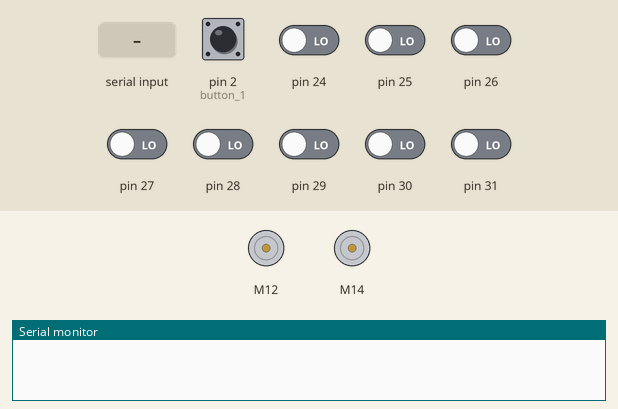
Recording of a sketch running on a simulated Arduino Mega 2560, built with avr-gcc and run on an emulated ATmega2560. Shown: 2 × DC motor (green arrow = forward, orange = backward, longer = faster), the last lines printed to the serial monitor. The inputs (shaded band) are chosen by the test bench; at power-on: pin 2 (button_1) HIGH, pin 24–31 LOW. EEPROM starts erased.

Above: at 14.8 s.
14.9 s: "-\n" received over Serial
17.9 s: "+\n" received over Serial
20.9 s: pin 2 (button_1) pulled LOW for 0.15 s
At 21.5 s:
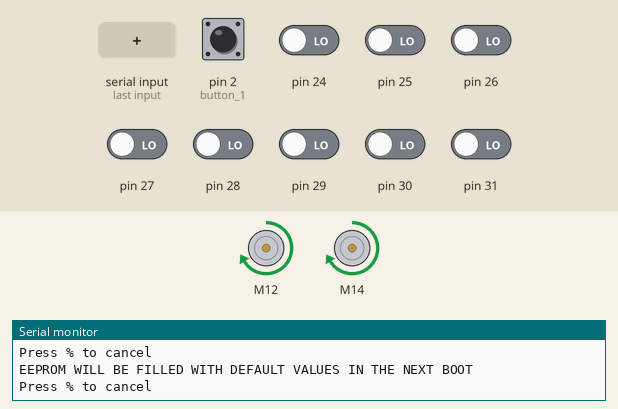
23.6 s: "%\n" received over Serial
25.1 s: "S90\n" received over Serial
26.6 s: pin 2 (button_1) pulled LOW for 1 s
At 28.2 s:
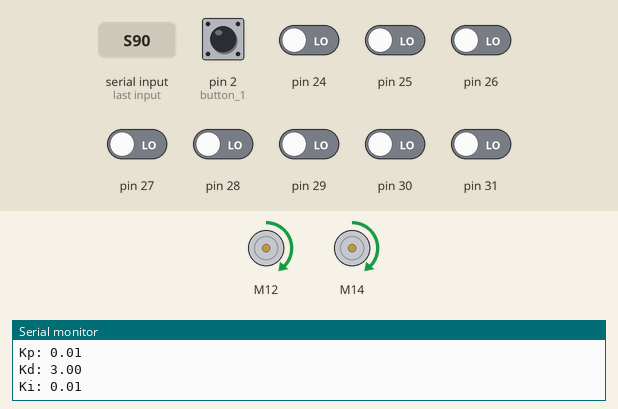
Timing chart, 0 to 30.2 s (numbered marks = the images above; inputs shaded):
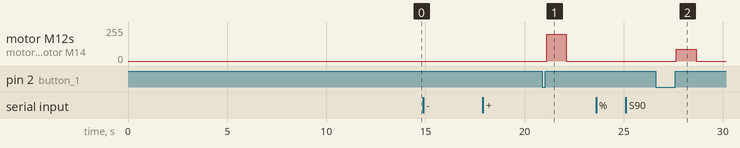

Measured:
- after the input at 14.9 s, every drawn part: stays the same
- after the input at 20.9 s, motor M12, motor M14: stopped → forward 200/255 after 0.21 s, → stopped 1.0 s later
- after the input at 26.6 s, motor M12, motor M14: stopped → forward 90/255 after 1.1 s, → stopped 1.0 s later

The sketch:

LTBR-Z17.ino
```cpp
//****************  Line Follower robot LTBR-Z17 by J. Alberto Babío Pérez  ****************//
//                            PID based control algorithm                                   //
//   Pololu 10:1 micro motor, Pololu Qtr8rc, TB6612FNG, Atmega 1284P(Mightycore)            //
//   REFERENCES:                                                                            //
//   https://www.pololu.com/docs/0J19/all                                                   //
//   https://www.arduino.cc/en/Reference/EEPROM                                             //
//   https://forum.pololu.com/t/qtr-calibration-values-from-eeprom/6823                     //
//   http://www.arduino.cc/en/Tutorial/BlinkWithoutDelay                                    //
//   http://www.arduino.cc/en/Tutorial/Debounce                                             //
//   https://www.thorlabs.com/tutorials.cfm?tabID=5dfca308-d07e-46c9-baa0-4defc5c40c3e      //
//   https://www.arduino.cc/en/Tutorial/SwitchCase2                                         //
//   http://wiki.makespacemadrid.org/index.php?title=M%C3%B3dulo_HM-10
//******************************************************************************************//

#include <QTRSensors.h>
#include <SparkFun_TB6612.h>
#include <EEPROM.h>
#include "HAL.h"

// Track Settings
int line_type = 0;                    // 0 for black line, 1 for white line

// Setup Flags
bool clrEEPROM;                 // HIGH to clear EEPROM memory, Readed from EEPROM in setup()
bool fillEEPROM;                // HIGH to fill the EEPROM with default values, Readed from EEPROM in setup()
bool bootMode = LOW;            // flag to trigger qtr calibration or use EEPROM values.

// Qtr8 global Variables
unsigned int sensorValues[NUM_SENSORS];
unsigned int position;

// PID gain and speed valuesalues are extracted from EEPROM in setup()
int maxSpeed;                         // Speed setting, (MAX 255)
float Kp;                             // Proportional Gain
float Kd;                             // Derivative Gain
float Ki;                             // Integral Gain

unsigned long GoneOutOfTrackMillis;   // Variable to store millis() value when the bot goes out of track.
void setup()
{
  Serial.begin(9600);
  delay(100);
  pinMode(led1, OUTPUT);
  pinMode(led2, OUTPUT);
  pinMode(button_1, INPUT_PULLUP);
  ReadStartUpFlagsFromEEPROM ();
  EraseEEPROM ();                     // Checks clrEEPROM flag & clears EEPROM if needed.
  ResetPIDGains();                    // Checks fillEEPROM flag & fills EEPROM with default values if needed.
  ReadPIDGainsFromEEPROM ();          // Recovers PID gains from EEPROM at start.
  ToggleLED (HIGH, HIGH);             // Both LEDs ON: calibration can be started pressing the buton.
  BootMode ();                        // Normal boot restoring parameters from EEPROM or calibration mode.
  SerialPrintPIDParameters(LOW);      // Shows current PID parameters (LOW parameter)
  WaitForStart();                     // Wait for the button to be pressed to start line tracking.
}

void loop() {
  BlinkLED(22, 200);                  // LEDs swing at 200ms. bot is tracing the line.
  PauseCheck();                       // Check button presses
  pid(maxSpeed, Kp, Ki, Kd);          // PID function call
  GoneOutOfTrackMillis = millis();    // millis() value when the bot gone out for timeout calculation.
  OutOfTrack();                       // Out of track function call
}
```

Buttons.ino
```cpp
bool CheckButton(int buttonPin){                  // Takes a pin number as parameter and returns a boolean. (HIGH: button pressed)
  static unsigned long lastDebounceTime = 0;      // the last time the output pin was toggled, static type to have global lifetime
  static unsigned long debounceDelay = 50;        // the debounce time; increase if the output flickers, static type to have global lifetime
  static bool buttonState;                        // Reading from the button pin, static type to have global lifetime.
  static bool lastButtonState;                    // The previous reading from the button pin, static type to have global lifetime
  bool buttonPressed = LOW;                       // Variable which value is returned by the function.
  bool reading = digitalRead(buttonPin);          // read the state of the switch

  if (reading != lastButtonState) {               // If the switch changed, due to noise or pressing:
    lastDebounceTime = millis();                  // reset the debouncing timer
  }
  if ((millis() - lastDebounceTime) > debounceDelay) {  // current button state has been there longer than debounce delay, take it as current state.
    if (reading != buttonState) {                 // if the button state has changed:
      buttonState = reading;
      if (buttonState == HIGH) {                  // only toggle if the new button state is HIGH
        buttonPressed = !buttonPressed;
      }
    }
  }
  lastButtonState = reading;                      // save the reading.  Next time through the loop,
  return buttonPressed;
}
```

Calibration.ino
```cpp
void SensorCalibration(){
  for (int i = 0; i < 100; i++)         // Calibration routine
  {                                     // To perform calibration you should sense dark surface then light surface
    BlinkLED(1, 50);                    // Blink LED1 at 50ms to indicate it's in QTR calibration mode.
    qtrrc.calibrate();                  // Sensor calibration
    delay (40);
  }
      ShowCalibration(LOW);
      SaveQTRCalibrationToEEPROM();
}
```

EEPROM.ino
```cpp
void EraseEEPROM (){
  if (clrEEPROM == HIGH){           // Clears the EEPROM if commanded.
    for ( int i = 0 ; i < EEPROM.length() ; i++ ){
      EEPROM.write(i, 0);
      BlinkLED(22, 50);
    }
    ToggleLED (LOW, LOW);           // turn the LEDs off when we're done
    clrEEPROM = LOW;                //Set clrEEPROM to LOW to avoid erasing it in the next boot.
    SaveStartUpFlagsToEEPROM();
  }
}

void ResetPIDGains(){
  if (fillEEPROM == HIGH){          // Fills EEPROM with default PID values if commanded.
    int default_maxSpeed = 200;
    float default_Kp = 0.01;
    float default_Kd = 3.00;
    float default_Ki = 0.01;
    EEPROM.put(0, default_maxSpeed);
    EEPROM.put(4, default_Kp);
    EEPROM.put(8, default_Kd);
    EEPROM.put(12, default_Ki);
    fillEEPROM = LOW;                //Set fillEEPROM to LOW to avoid filling it in the next boot.
    SaveStartUpFlagsToEEPROM();
  }
}

void SavePIDGainsToEEPROM (){
  EEPROM.put(0, maxSpeed);                            // maxSpeed as an int, only needs 2 bytes but I've reserved 4 just in case I change type.
  EEPROM.put(4, Kp);                                  // 4 bytes reserved cause it's a float
  EEPROM.put(8, Kd);                                  // 4 bytes reserved cause it's a float
  EEPROM.put(12, Ki);                                 // 4 bytes reserved cause it's a float
}

void ReadPIDGainsFromEEPROM (){
  EEPROM.get(0, maxSpeed);                            //maxSpeed as an int, only needs 2 bytes but I've reserved 4 just in case I change type.
  EEPROM.get(4, Kp);                                  // 4 bytes reserved cause it's a float
  EEPROM.get(8, Kd);                                  // 4 bytes reserved cause it's a float
  EEPROM.get(12, Ki);                                 // 4 bytes reserved cause it's a float
}

 void SaveQTRCalibrationToEEPROM(){
  int a = 16;                                         //Starting memory address, From 0 to 15 are used by PID gains.
  for (int i = 0; i < NUM_SENSORS; i++)
  {
    EEPROM.put(a, qtrrc.calibratedMinimumOn[i]);      // Store calibratedMinimumOn[i] to eeprom
    a = a + 2;                                        // Add 2 to memory address (each int takes 2 Bytes of EEPROM)
  }
  for (int i = 0; i < NUM_SENSORS; i++)
  {
    EEPROM.put(a, qtrrc.calibratedMaximumOn[i]);      // Store calibratedMaximumOn[i] to eeprom
    a = a + 2;                                        // "a" Keeps increasing with each value stored (each int takes 2 Bytes of EEPROM)
  }
}

void ReadQTRCalibrationFromEEPROM (){
  int a = 16;                                         //Start memory address, From 0 to 15 are used by PID gains and from 16 to 30 by QTR calibration
  qtrrc.calibrate();
  for (int i = 0; i < NUM_SENSORS; i++)
  {
    EEPROM.get(a, qtrrc.calibratedMinimumOn[i]);      // Read calibratedMaximumOn[i] from eeprom
    a = a + 2;                                        // Add 2 to memory address (each int takes 2 Bytes of EEPROM)
  }
  for (int i = 0; i < NUM_SENSORS; i++)
  {
    EEPROM.get(a, qtrrc.calibratedMaximumOn[i]);      // Read calibratedMaximumOn[i] from eeprom
    a = a + 2;                                        // "a" Keeps increasing with each value readed (each int takes 2 Bytes of EEPROM)
  }
  ShowCalibration(HIGH);
}

void SaveStartUpFlagsToEEPROM (){
  EEPROM.put(32, clrEEPROM);                                  // 1 byte reserved cause it's a boolean
  EEPROM.put(33, fillEEPROM);                                  // 1 byte reserved cause it's a boolean
}

void ReadStartUpFlagsFromEEPROM (){
  EEPROM.get(32, clrEEPROM);                                  // 1 byte reserved cause it's a boolean
  EEPROM.get(33, fillEEPROM);                                  // 1 byte reserved cause it's a boolean
}
```

General_Purpose.ino
```cpp
void BootMode (){                                 // Normal boot restoring parameters from EEPROM or calibration mode.
  for (int i=0 ; i<1000 ; i++){
  delay(4);                                       // delay 4ms * 1000 iterations = 4 segs waiting for calling calibration.
    if(CheckButton(button_1) == HIGH){            // if button pressed
      SensorCalibration();                        // Performs the calibration of Qtr8RC Sensor and shows it.
      i = 999;                                    // Sets i to 999 to exit the loop without waiting.
    } else {
      if (i == 999){                              // If we reach the last iteration without calling the calibration.
        ReadQTRCalibrationFromEEPROM ();          // Restore the calibration of Qtr8RC Sensor from EEPROM.
      }
    }
  }
}

void WaitForStart(){                              // Wait for the button to be pressed to exit setup() and start loop()
  ToggleLED (LOW, HIGH);                          // LED1 off: calibration ended/parameters restored | LED2 on: Robot ready to start.
  while(true){                                    // Infinite loop
    ReadSerialCommands ();                        // Check for commands through serial interface.
    if(CheckButton(button_1) == HIGH){            // Check if the button was pressed
      ToggleLED (LOW, LOW);                       // Reset LEDs.
      break;                                      // Break the infinite loop & go to main loop()
    }
  }
}

void PauseCheck(){                                // Check if the pause button is pressed during loop()
  if(CheckButton(button_1) == HIGH){              // Check if we should be paused (pause button presed)
    Pause();                                      // Pause the bot and wait for user input.
  }
}


void Pause(){                                     // Pause the bot and wait for user input.
  brake(motor1, motor2);                          // Stop motors. If not stopped here, they'll continue running at last speed set.
  SerialPrintPIDParameters(LOW);                  // Print current PID Parameters.
  while (CheckButton(button_1) == LOW) {          // Wait for the resume button to be pressed.
    BlinkLED(11, 200);                            // Blink both LEDs simultaniously at 200ms to indicate it's in pause mode.
    ReadSerialCommands ();                        // Check for commands through serial interface.
  }
}
```

LED_Control.ino
```cpp
void ToggleLED(bool led1State, bool led2State){
  digitalWrite(led1, led1State);
  digitalWrite(led2, led2State);
}

void BlinkLED(int blinkMode, int blinkInterval){
  static bool led1State = LOW;                              // LED 1 state holder, static type to have global lifetime
  static bool led2State = LOW;                              // LED 2 state holder, static type to have global lifetime
  static unsigned long previousMillis = 0;                  // Last time LEDs were updated, static type to have global lifetime
  unsigned long currentMillis = millis();
  if (currentMillis - previousMillis >= blinkInterval) {
    previousMillis = currentMillis;                         // save the last time you blinked the LED
    switch (blinkMode) {
      case 1:    // 1: Blink LED1
        if (led1State == LOW) {
          led1State = HIGH;
        } else {
          led1State = LOW;
        }
        led2State = LOW;
        break;
      case 2:    // 2: Blink LED2
        led1State = LOW;
        if (led2State == LOW) {
          led2State = HIGH;
        } else {
          led2State = LOW;
        }
        break;
      case 11:    // 11: Blink LED1 & LED2 simultanuously
        if (led1State == LOW) {
          led1State = HIGH;
          led2State = HIGH;
        } else {
          led1State = LOW;
          led2State = LOW;
        }
        break;
      case 22:    // 22: Blink LED1 & LED2 alternatively
        if (led1State == LOW) {
          led1State = HIGH;
          led2State = LOW;
        } else {
          led1State = LOW;
          led2State = HIGH;
        }
        break;
    }
    ToggleLED (led1State, led2State);
  }
}
```

Motion_Control.ino
```cpp
 void pid(int maxSpeed, float Kp, float Ki, float Kd){
  static int  derivative=0, proportional=0, integral=0, pwm_output=0;  // Variables for PID, static type to have global lifetime
  static int error[6] = { 0,0,0,0,0,0 };                               // Last 6 proportional values to calculate Integral value, static type to have global lifetime
  int i = 0;                                                        // Generic counter.
  position = qtrrc.readLine(sensorValues, QTR_EMITTERS_ON, (line_type));
  proportional = (position) - CENTER_POINT;                         // Obtaining the proportional value (error)
  for ( i = 0 ; i < 6 ; i++ ){
    integral += error[i];                                           // Sum last 6 errors to calculate "integral" value.
  }
  derivative = (proportional - error[0]);                           //Obtain derivative value (error[0] contains last proportional value)
  pwm_output =( proportional * Kp ) + ( derivative * Kd ) + (integral*Ki);

  if ( pwm_output > maxSpeed )   pwm_output = maxSpeed;             // Limit positive PWM output to maxSpeed
  if ( pwm_output < -maxSpeed )  pwm_output = -maxSpeed;            // Limit negative PWM output to -maxSpeed

  if (pwm_output < 0) {
  motor1.drive(maxSpeed);
  motor2.drive(maxSpeed+pwm_output);
  }

  if (pwm_output >0) {
    motor1.drive(maxSpeed-pwm_output);
    motor2.drive(maxSpeed);
  }
 // Preparation for next run
  for ( i = 5 ; i > 0 ; i-- ) {
    error[i] = error[i - 1];                                        // Shift all errors one position up, discarding oldest one.
  }
  error[0] = proportional;                                          // Add the last proportional value (error) as "error[0]"
  integral= 0;                                                      // Set "integral" to 0
}

void OutOfTrack(){                                                  // Contingency routine to find the line if it was lost.
  bool outOfTrackFlag;
  unsigned long timeoutInterval = 1000;                             // Timeout (in millisenconds) to search for the line.
  unsigned long timeoutCurrentMillis;                               // Current millis()for timeout calculation.
  int threshold = 700;
  position = qtrrc.readLine(sensorValues, QTR_EMITTERS_ON, (line_type));
  if (position<=500)                                                // Went out of the line on the right side.
  {
    outOfTrackFlag = HIGH;
    motor1.drive(maxSpeed);                                         // Left motor at topspeed to push the "nose" to the line
    motor2.drive(-maxSpeed);                                        // Right motor at topspeed backwards to reduce turning radius
    while(outOfTrackFlag == HIGH)                                   // Closed loop trying to find the line. Ended when the line is found or by timeout.
    {
      BlinkLED(22, 50);                                             // LEDs swing at 50ms. Line was lost, bot attempts to recover its path.
      PauseCheck();                                                 // Keep checking button presses
      qtrrc.read(sensorValues);                                     // Read sensor.
      if ( sensorValues[0]>threshold || sensorValues[1]>threshold ) // Check if one of the outer sensors detected the line
      {
        outOfTrackFlag = LOW;                                       // Line was found -> Exit while() & Return to loop(),
      }
      timeoutCurrentMillis = millis();
      if (timeoutCurrentMillis - GoneOutOfTrackMillis >= timeoutInterval) {
        outOfTrackFlag = LOW;                                       // Exit while() due to Timeout.
        Pause();                                                    // Pause the bot and wait for user input.
      }
    }
  }
  if (position>=6500)                                               // Went out of the line on the left side.
  {
    outOfTrackFlag = HIGH;
    motor1.drive(-maxSpeed);                                        // Left motor at topspeed backwards to reduce turning radius
    motor2.drive(maxSpeed);                                         // Right motor at topspeed to push the "nose" to the line
    while(outOfTrackFlag == HIGH)                                   // Closed loop trying to find the line. Ended when the line is found or by timeout.
    {
      BlinkLED(22, 50);                                             // LEDs swing at 50ms. Line was lost, bot attempts to recover its path.
      PauseCheck();                                                 // Keep checking button presses
      qtrrc.read(sensorValues);
      if (sensorValues[7]>threshold || sensorValues[6]>threshold )  // Check if one of the outer sensors detected the line
      {
        outOfTrackFlag = LOW;                                       // Line was found -> Exit while() & Return to loop(),
      }
      timeoutCurrentMillis = millis();
      if (timeoutCurrentMillis - GoneOutOfTrackMillis >= timeoutInterval) {
        outOfTrackFlag = LOW;
        Pause();                                                    // Pause the bot and wait for user input.
      }
    }
  }
}
```

Source omitted: Serial_Comms.ino (4839 bytes), HAL.h (1472 bytes)
